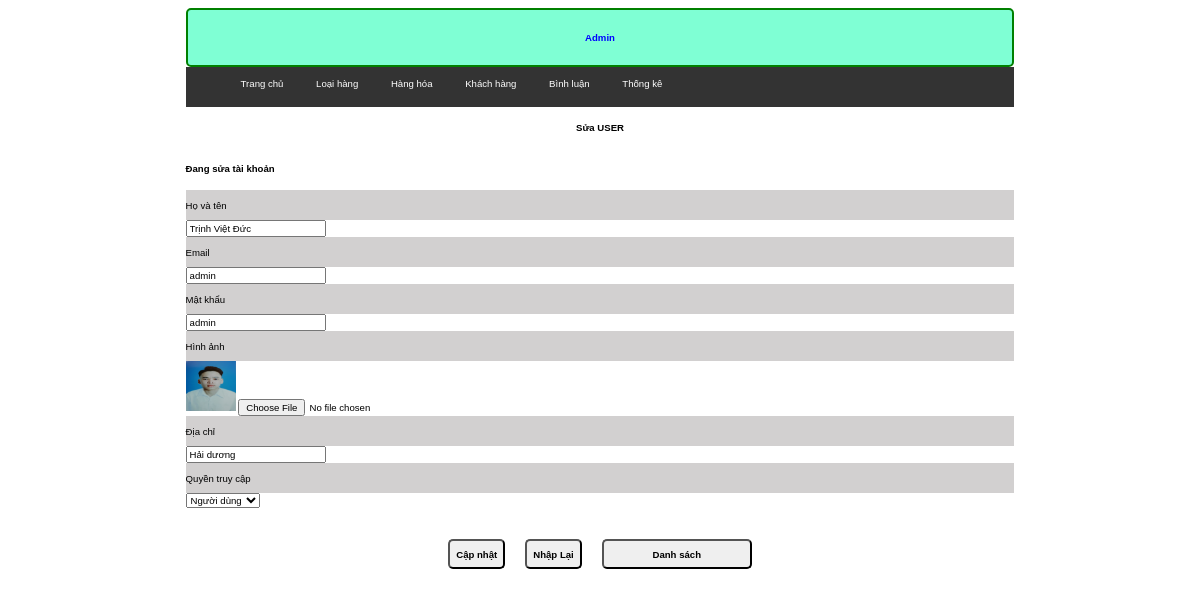
Page /Assignment/tuan/user/index.php?act=edit_kh&id=1 on the committed database.
### tables this page shows
CREATE TABLE `user` (
  `ma_us` int NOT NULL,
  `fullname` varchar(50) NOT NULL,
  `email` varchar(50) NOT NULL,
  `password` varchar(50) NOT NULL,
  `hinh` varchar(100) NOT NULL,
  `location` varchar(50) NOT NULL,
  `role` varchar(15) NOT NULL DEFAULT 'user'
);

### Assignment/tuan/user/pdo.php (called while the page is built, shortened)
<?php
function pdo_get_connection(){
    try {
      $conn = new PDO("mysql:host=localhost;dbname=xsshop;charset=utf8", "root", "trinhduc2001");
      $conn->setAttribute(PDO::ATTR_ERRMODE, PDO::ERRMODE_EXCEPTION);
      return $conn;
    } catch(PDOException $e) {
      echo "Lỗi kết nối: " . $e->getMessage();
    }
}
function pdo_query_one($sql){
  $sql_args = array_slice(func_get_args(),1);
  try{
    $conn= pdo_get_connection();
    $stmt=$conn->prepare($sql);
    $stmt->execute($sql_args);
    $row=$stmt->fetch(PDO::FETCH_ASSOC);
    return $row;
  }catch(PDOException $e){
    throw $e;
  }finally{
    unset($conn);
  }
}

### Assignment/tuan/user/user.php (called while the page is built, shortened)
<?php
function one_kh($ma_us)
{
    $sql = "SELECT * from user where ma_us=" . $ma_us;
    $edit_dm = pdo_query_one($sql);
    return  $edit_dm;
}

### Assignment/tuan/user/update.php (the view, shortened to what this page needs)
<div class="rowheader"><h1>Sửa USER</h1></div>
        <div class="row-content">
            <h5 class=""><?php if (isset($thongbao) && ($thongbao != ""))  {
                                                                                echo $thongbao;
                                                                            } else {
                                                                                echo "Đang sửa tài khoản";
                                                                            } ?></h5>
            <form action="./index.php?act=update_kh" method="post" enctype="multipart/form-data">
                <div class="content-text">
                    <label for="">Họ và tên</label>
                </div>
                <input name="fullname" value="<?php if (isset($_POST['capnhat']) && ($_POST['capnhat'])) {
                                                echo $_POST['fullname'];
                                            } else {
                                                echo $edit_kh['fullname'];
                                            } ?>" class="" type="text">
                <br>
                <div class="content-text">
                    <label for="" >Email</label>
                </div>
                <input name="email" value="<?php if (isset($_POST['capnhat']) && ($_POST['capnhat'])) {
                                            echo $_POST['email'];
                                        } else {
                                            echo $edit_kh['email'];
                                        } ?>" class="" type="email">
                <br>
                <div class="content-text">
                    <label for="" >Mật khẩu</label>
                </div>
                <input name="password" value="<?php if (isset($_POST['capnhat']) && ($_POST['capnhat'])) {
                                                echo $_POST['password'];
                                            } else {
                                                echo $edit_kh['password'];
                                            } ?>" class="" type="text">
                <br>
                <div class="content-text">
                    <label for="" >Hình ảnh</label>
                </div>
                <img src="../img_upload/<?php if (isset($_POST['capnhat']) && ($_POST['capnhat'])) {
                                        echo $_POST['img'];
                                    } else {
                                        echo $edit_kh['hinh'];
                                    } ?>" alt="" class="" style="width:50px;height:50px;">
                <input name="anh" class="" type="file">
                <br>
                <div class="content-text">
                    <label for="" >Địa chỉ</label>
                </div>
                <input name="location" value="<?php if (isset($_POST['capnhat']) && ($_POST['capnhat'])) {
                                                echo $_POST['location'];
                                            } else {
                                                echo $edit_kh['location'];
                                            } ?>" class="" type="text">
                <br>
                <div class="content-text">
                    <label for="" >Quyền truy cập</label>
                </div>
                <select name="role" id="" class="">
                <option value="user" <?php if (isset($_POST['capnhat']) && ($_POST['capnhat'])) {
                                        } ?>>Người dùng</option>
                </select>
                <br>
                <br>
                <div class="but">
                    <input type="submit" name="capnhat" value="Cập nhật" class="">
                    <input type="reset" value="Nhập Lại" class="">
                    <a href="./index.php?act=kh" class=""><input type="button" value="Danh sách"></a>
                </div>
            </form>
        </div>

### Assignment/css/style.css (style rules this page uses)
* { box-sizing: border-box; font-family: sans-serif; font-size: 0.8vw; }

### Assignment/tuan/user/header.php (style rules this page uses)
.content-text { background-color: rgb(210, 208, 208); height: 30px; display: flex; align-items: center; }
.rowheader { height: 40px; width: 100%; display: flex; justify-content: center; align-items: center; background-color:#fff; }
.but { display: flex; justify-content: center; align-items: center; margin: 20px 0; }
input[type="button"] { margin: 0 10px; width: 150px; height: 30px; border-radius: 5px 5px 5px 5px; font-weight: 700; }
input[type="submit"],input[type="reset"],input[type="button"] { margin: 0 10px; height: 30px; border-radius: 5px 5px 5px 5px; font-weight: 700; }

### rows in the picture
user: fullname "Trịnh Việt Đức", email "admin", password "admin", hinh (picture), location "Hải dương"
